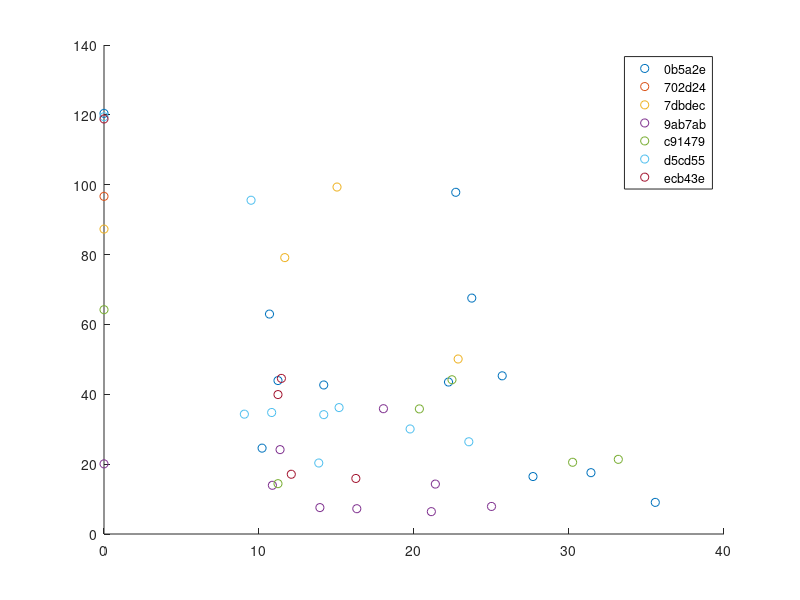

The MATLAB script that drew this image: (Note: this script raises an error after producing the figure.)
%% script to plot peak timing
close all;clearvars;clc
load('latenciesPeaksData_6_19_2016.mat')

%% smaller matrix
%figure
%gplotmatrix(bigMatrix(:,[1 3 4 7]),[],ccepSID',[],[],[],'on','stairs',bigMatrix_categories([1 3 4 7]));

%% bigger matrix
%figure 
%gplotmatrix(bigMatrix,[],ccepSID',[],[],[],'on','stairs',bigMatrix_categories);

%% individual plots


figure;
mag_total_ave = mag_total_ave * 1e6;
h1 = gscatter(betaDist_total,mag_total_ave,ccepSID');
hold on
for i = [1 2 3 4 6 7]
    a = h1(i).XData;
    b = h1(i).YData;
    f = fit(a',b','exp1');
    c = plot(f);
    c.Color = h1(i).Color;
    c.LineWidth = 2;

end
    
xlabel('Distance from Beta recording electrode (mm)')
ylabel('Magnitude of Peak (uV)')
title({'Plot of Peak CCEP Magnitude vs. Distance','from Beta Recording Electrode for All Subjects'})
z = gca;
z.FontSize = 14;
legend({'1','2','3','4','5','6','7'});
y = legend(h1);
y.Title.String = 'Subject';
%% 

figure;

% convert to ms
latency_total_ave = 1000*latency_total_ave;

h2 = gscatter(betaDist_total,latency_total_ave,ccepSID');
hold on
for i = [1 2 3 4 6 7]
    a = h2(i).XData;
    b = h2(i).YData;
    f = fit(a',b','exp1');
    c = plot(f);
    c.Color = h2(i).Color;
    c.LineWidth = 2;
end

xlabel('Distance from Beta recording electrode (mm)')
ylabel('Latency of Peak (ms)')
title({'Plot of CCEP Latency vs. Distance','from Beta Recording Electrode for All Subjects'})
z = gca;
z.FontSize = 14;
legend(h1)
legend({'1','2','3','4','5','6','7'});
y = legend(h2);
y.Title.String = 'Subject';
ylim([0 50])

%%

figure;
h3 = gscatter(betaDist_total,z_total_ave,ccepSID');
hold on
for i = [1 2 3 4 6 7]
    a = h3(i).XData;
    b = h3(i).YData;
    f = fit(a',b','exp1');
    c = plot(f);
    c.Color = h3(i).Color;
    c.LineWidth = 2;
end


xlabel('Distance from Beta recording electrode (mm)')
ylabel('Z scored CCEP magnitude')
title({'Plot of Z Scored CCEP Magnitude vs. Distance','from Beta Recording Electrode for All Subjects'})
z = gca;
z.FontSize = 14;
legend(h1)
legend({'1','2','3','4','5','6','7'});
y = legend(h3);
y.Title.String = 'Subject';

%%

figure;
h6 = gscatter(mag_total_ave,z_total_ave,ccepSID');
hold on
for i = [1 2 3 4 6 7]
    a = h6(i).XData;
    b = h6(i).YData;
    f = fit(a',b','poly1');
    c = plot(f);
    c.Color = h6(i).Color;
    c.LineWidth = 2;
end


xlabel('Magnitude of CCEP Response (uV)')
ylabel('Z scored CCEP magnitude')
title({'Plot of Z scored CCEP Magnitude vs. ','CCEP Amplitude in Microvolts'})
z = gca;
z.FontSize = 14;
legend(h1)
legend({'1','2','3','4','5','6','7'});
y = legend(h6);
y.Title.String = 'Subject';
%%
figure;
h4 = gscatter(latency_total_ave,mag_total_ave,ccepSID');
xlabel('latency total')
ylabel('magnitude of peak')

figure;
h5= gscatter(latency_total_ave,z_total_ave,ccepSID');
xlabel('latency total')
ylabel('z-score magnitude of peak')
